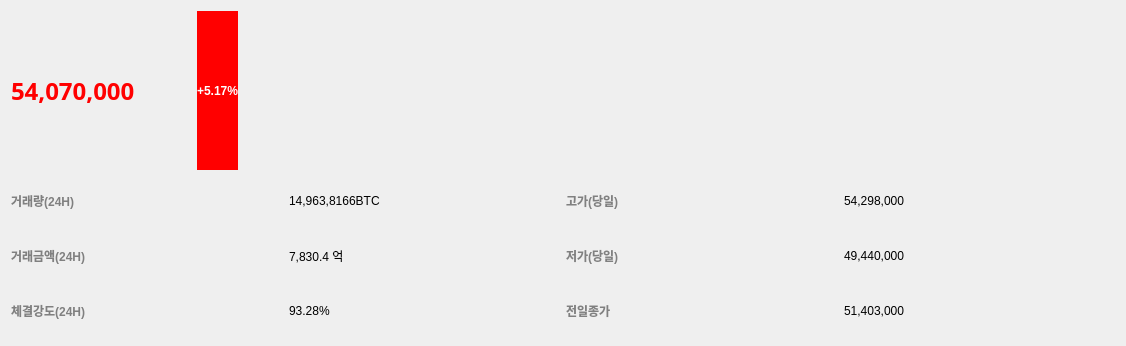
<?xml version="1.0" encoding="UTF-8"?>
<ui version="4.0">
 <class>Form</class>
 <widget class="QWidget" name="Form">
  <property name="geometry">
   <rect>
    <x>0</x>
    <y>0</y>
    <width>1126</width>
    <height>346</height>
   </rect>
  </property>
  <property name="windowTitle">
   <string>Form</string>
  </property>
  <layout class="QVBoxLayout" name="verticalLayout">
   <item>
    <layout class="QHBoxLayout" name="horizontalLayout">
     <item>
      <widget class="QLabel" name="label_1">
       <property name="minimumSize">
        <size>
         <width>180</width>
         <height>0</height>
        </size>
       </property>
       <property name="font">
        <font>
         <family>맑은 고딕</family>
         <pointsize>18</pointsize>
         <weight>75</weight>
         <bold>true</bold>
        </font>
       </property>
       <property name="styleSheet">
        <string notr="true">color: red;</string>
       </property>
       <property name="text">
        <string>54,070,000</string>
       </property>
      </widget>
     </item>
     <item>
      <widget class="QLabel" name="label_2">
       <property name="font">
        <font>
         <weight>75</weight>
         <bold>true</bold>
        </font>
       </property>
       <property name="styleSheet">
        <string notr="true">background-color: red; color: white;</string>
       </property>
       <property name="text">
        <string>+5.17%</string>
       </property>
       <property name="alignment">
        <set>Qt::AlignCenter</set>
       </property>
      </widget>
     </item>
     <item>
      <spacer name="horizontalSpacer">
       <property name="orientation">
        <enum>Qt::Horizontal</enum>
       </property>
       <property name="sizeHint" stdset="0">
        <size>
         <width>60</width>
         <height>30</height>
        </size>
       </property>
      </spacer>
     </item>
    </layout>
   </item>
   <item>
    <layout class="QGridLayout" name="gridLayout">
     <item row="4" column="0">
      <widget class="QLabel" name="label_11">
       <property name="font">
        <font>
         <weight>75</weight>
         <bold>true</bold>
        </font>
       </property>
       <property name="styleSheet">
        <string notr="true">color: grey;</string>
       </property>
       <property name="text">
        <string>체결강도(24H)</string>
       </property>
      </widget>
     </item>
     <item row="0" column="2">
      <widget class="QLabel" name="label_5">
       <property name="font">
        <font>
         <weight>75</weight>
         <bold>true</bold>
        </font>
       </property>
       <property name="styleSheet">
        <string notr="true">color: grey;</string>
       </property>
       <property name="text">
        <string>고가(당일)</string>
       </property>
      </widget>
     </item>
     <item row="0" column="1">
      <widget class="QLabel" name="label_4">
       <property name="text">
        <string>14,963,8166BTC</string>
       </property>
      </widget>
     </item>
     <item row="0" column="0">
      <widget class="QLabel" name="label_3">
       <property name="font">
        <font>
         <weight>75</weight>
         <bold>true</bold>
        </font>
       </property>
       <property name="styleSheet">
        <string notr="true">color: grey;</string>
       </property>
       <property name="text">
        <string>거래량(24H)</string>
       </property>
      </widget>
     </item>
     <item row="3" column="1">
      <widget class="QLabel" name="label_8">
       <property name="text">
        <string>7,830.4 억</string>
       </property>
      </widget>
     </item>
     <item row="3" column="0">
      <widget class="QLabel" name="label_7">
       <property name="font">
        <font>
         <weight>75</weight>
         <bold>true</bold>
        </font>
       </property>
       <property name="styleSheet">
        <string notr="true">color: grey;</string>
       </property>
       <property name="text">
        <string>거래금액(24H)</string>
       </property>
      </widget>
     </item>
     <item row="4" column="1">
      <widget class="QLabel" name="label_12">
       <property name="text">
        <string>93.28%</string>
       </property>
      </widget>
     </item>
     <item row="4" column="2">
      <widget class="QLabel" name="label_13">
       <property name="font">
        <font>
         <weight>75</weight>
         <bold>true</bold>
        </font>
       </property>
       <property name="styleSheet">
        <string notr="true">color: grey;</string>
       </property>
       <property name="text">
        <string>전일종가</string>
       </property>
      </widget>
     </item>
     <item row="3" column="2">
      <widget class="QLabel" name="label_9">
       <property name="font">
        <font>
         <weight>75</weight>
         <bold>true</bold>
        </font>
       </property>
       <property name="styleSheet">
        <string notr="true">color: grey;</string>
       </property>
       <property name="text">
        <string>저가(당일)</string>
       </property>
      </widget>
     </item>
     <item row="0" column="3">
      <widget class="QLabel" name="label_6">
       <property name="text">
        <string>54,298,000</string>
       </property>
      </widget>
     </item>
     <item row="3" column="3">
      <widget class="QLabel" name="label_10">
       <property name="text">
        <string>49,440,000</string>
       </property>
      </widget>
     </item>
     <item row="4" column="3">
      <widget class="QLabel" name="label_14">
       <property name="text">
        <string>51,403,000</string>
       </property>
      </widget>
     </item>
    </layout>
   </item>
  </layout>
 </widget>
 <resources/>
 <connections/>
</ui>
